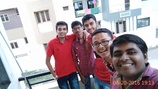
#> input picture imgs/m2.jpg, 158 x 89 px, shrunk from 2592 x 1458 before the run
$ python optimizer.py imgs/m2.jpg
#> lines starting #> are read from the running program, lines starting #| are printed output that depends on the picture
### utils.py
import numpy as np


def load_quantization_table(component):
    # Quantization Table for: Photoshop - (Save For Web 080)
    # (http://www.impulseadventure.com/photo/jpeg-quantization.html)
    if component == 'lum':
        q = np.array([[2, 2, 2, 2, 3, 4, 5, 6],
                      [2, 2, 2, 2, 3, 4, 5, 6],
                      [2, 2, 2, 2, 4, 5, 7, 9],
                      [2, 2, 2, 4, 5, 7, 9, 12],
                      [3, 3, 4, 5, 8, 10, 12, 12],
                      [4, 4, 5, 7, 10, 12, 12, 12],
                      [5, 5, 7, 9, 12, 12, 12, 12],
                      [6, 6, 9, 12, 12, 12, 12, 12]])
    elif component == 'chrom':
        q = np.array([[3, 3, 5, 9, 13, 15, 15, 15],
                      [3, 4, 6, 11, 14, 12, 12, 12],
                      [5, 6, 9, 14, 12, 12, 12, 12],
                      [9, 11, 14, 12, 12, 12, 12, 12],
                      [13, 14, 12, 12, 12, 12, 12, 12],
                      [15, 12, 12, 12, 12, 12, 12, 12],
                      [15, 12, 12, 12, 12, 12, 12, 12],
                      [15, 12, 12, 12, 12, 12, 12, 12]])
    else:
        raise ValueError((
            "component should be either 'lum' or 'chrom', "
            "but '{comp}' was found").format(comp=component))

    return q


def zigzag_points(rows, cols):
    # constants for directions
    UP, DOWN, RIGHT, LEFT, UP_RIGHT, DOWN_LEFT = range(6)

    # move the point in different directions
    def move(direction, point):
        return {
            UP: lambda point: (point[0] - 1, point[1]),
            DOWN: lambda point: (point[0] + 1, point[1]),
            LEFT: lambda point: (point[0], point[1] - 1),
            RIGHT: lambda point: (point[0], point[1] + 1),
            UP_RIGHT: lambda point: move(UP, move(RIGHT, point)),
            DOWN_LEFT: lambda point: move(DOWN, move(LEFT, point))
        }[direction](point)

    # return true if point is inside the block bounds
    def inbounds(point):
        return 0 <= point[0] < rows and 0 <= point[1] < cols

    # start in the top-left cell
    point = (0, 0)

    # True when moving up-right, False when moving down-left
    move_up = True

    for i in range(rows * cols):
        yield point
        if move_up:
            if inbounds(move(UP_RIGHT, point)):
                point = move(UP_RIGHT, point)
            else:
                move_up = False
                if inbounds(move(RIGHT, point)):
                    point = move(RIGHT, point)
                else:
                    point = move(DOWN, point)
        else:
            if inbounds(move(DOWN_LEFT, point)):
                point = move(DOWN_LEFT, point)
            else:
                move_up = True
                if inbounds(move(DOWN, point)):
                    point = move(DOWN, point)
                else:
                    point = move(RIGHT, point)


def bits_required(n):
    n = abs(n)
    result = 0
    while n > 0:
        n >>= 1
        result += 1
    return result


def binstr_flip(binstr):
    # check if binstr is a binary string
    if not set(binstr).issubset('01'):
        raise ValueError("binstr should have only '0's and '1's")
    return ''.join(map(lambda c: '0' if c == '1' else '1', binstr))


def uint_to_binstr(number, size):
    return bin(number)[2:][-size:].zfill(size)


def int_to_binstr(n):
    if n == 0:
        return ''

    binstr = bin(abs(n))[2:]

    # change every 0 to 1 and vice verse when n is negative
    return binstr if n > 0 else binstr_flip(binstr)


def flatten(lst):
    return [item for sublist in lst for item in sublist]

### huffman.py
from queue import PriorityQueue


class HuffmanTree:

    class __Node:
        def __init__(self, value, freq, left_child, right_child):
            self.value = value
            self.freq = freq
            self.left_child = left_child
            self.right_child = right_child

        @classmethod
        def init_leaf(self, value, freq):
            return self(value, freq, None, None)

        @classmethod
        def init_node(self, left_child, right_child):
            freq = left_child.freq + right_child.freq
            return self(None, freq, left_child, right_child)

        def is_leaf(self):
            return self.value is not None

        # [4 lines left out: function __eq__, not called in this run]

        def __nq__(self, other):
            return not (self == other)

        def __lt__(self, other):
            return self.freq < other.freq

        def __le__(self, other):
            return self.freq < other.freq or self.freq == other.freq

        def __gt__(self, other):
            return not (self <= other)

        def __ge__(self, other):
            return not (self < other)

    def __init__(self, arr):
        q = PriorityQueue()

        # calculate frequencies and insert them into a priority queue
        for val, freq in self.__calc_freq(arr).items():
            q.put(self.__Node.init_leaf(val, freq))

        while q.qsize() >= 2:
            u = q.get()
            v = q.get()

            q.put(self.__Node.init_node(u, v))

        self.__root = q.get()

        # dictionaries to store huffman table
        self.__value_to_bitstring = dict()

    def value_to_bitstring_table(self):
        if len(self.__value_to_bitstring.keys()) == 0:
            self.__create_huffman_table()
        return self.__value_to_bitstring

    def __create_huffman_table(self):
        def tree_traverse(current_node, bitstring=''):
            if current_node is None:
                return
            if current_node.is_leaf():
                self.__value_to_bitstring[current_node.value] = bitstring
                return
            tree_traverse(current_node.left_child, bitstring + '0')
            tree_traverse(current_node.right_child, bitstring + '1')

        tree_traverse(self.__root)

    def __calc_freq(self, arr):
        freq_dict = dict()
        for elem in arr:
            if elem in freq_dict:
                freq_dict[elem] += 1
            else:
                freq_dict[elem] = 1
        return freq_dict

### optimizer.py
# from numba import jit, autojit
import argparse
import os
import math
import numpy as np
from utils import *
from scipy import fftpack
from PIL import Image
from huffman import HuffmanTree
import datetime

def img2arr(image):
    im_arr = np.fromstring(image.tobytes(), dtype=np.uint8)
    dep = (int) (im_arr.size / (image.size[0] * image.size[1]))
    if dep > 1:
        im_arr = im_arr.reshape((image.size[1], image.size[0], dep))
    else:
        im_arr = im_arr.reshape((image.size[1], image.size[0]))
    return im_arr


def quantize(block, component):
    q = load_quantization_table(component)
    return (block / q).round().astype(np.int32)


def block_to_zigzag(block):
    return np.array([block[point] for point in zigzag_points(*block.shape)])

# @autojit
def run_length_encode(arr):
    # determine where the sequence is ending prematurely
    last_nonzero = -1
    for i, elem in enumerate(arr):
        if elem != 0:
            last_nonzero = i

    # each symbol is a (RUNLENGTH, SIZE) tuple
    symbols = []

    # values are binary representations of array elements using SIZE bits
    values = []

    run_length = 0

    for i, elem in enumerate(arr):
        if i > last_nonzero:
            symbols.append((0, 0))
            values.append(int_to_binstr(0))
            break
        elif elem == 0 and run_length < 15:
            run_length += 1
        else:
            size = bits_required(elem)
            symbols.append((run_length, size))
            values.append(int_to_binstr(elem))
            run_length = 0
    return symbols, values


# [51 lines left out: function write_to_file, not called in this run]

class JPEGFileReader:
    TABLE_SIZE_BITS = 16
    BLOCKS_COUNT_BITS = 32

    DC_CODE_LENGTH_BITS = 4
    CATEGORY_BITS = 4

    AC_CODE_LENGTH_BITS = 8
    RUN_LENGTH_BITS = 4
    SIZE_BITS = 4

    def __init__(self, filepath):
        self.__file = open(filepath, 'r')

    # [35 lines left out: functions read_int, read_dc_table, read_ac_table, not called in this run]

    def read_blocks_count(self):
        return self.__read_uint(self.BLOCKS_COUNT_BITS)

    # @autojit
    # [12 lines left out: functions read_huffman_code, __read_uint, not called in this run]

    def __read_str(self, length):
        return self.__file.read(length)

    def __read_char(self):
        return self.__read_str(1)

    def __int2(self, bin_num):
        return int(bin_num, 2)


# [45 lines left out: function read_image_file, not called in this run]


# @autojit
def zigzag_to_block(zigzag):
    # assuming that the width and the height of the block are equal
    rows = cols = int(math.sqrt(len(zigzag)))

    if rows * cols != len(zigzag):
        raise ValueError("length of zigzag should be a perfect square")

    block = np.empty((rows, cols), np.int32)

    for i, point in enumerate(zigzag_points(rows, cols)):
        block[point] = zigzag[i]

    return block


def dequantize(block, component):
    q = load_quantization_table(component)
    return block * q


def main():
    start = datetime.datetime.now()
    parser = argparse.ArgumentParser()
    parser.add_argument("input", help="path to the input image")
    # parser.add_argument("output", help="path to the output image")
    args = parser.parse_args()

    input_file = args.input
    # output_file = args.output
    tole = len(input_file)
    poi = 0
    for i in input_file:
        if i != ".":
            poi += 1
        else:
            break
    exte = input_file[poi + 1:]
    print("exte : ", exte)
    image = Image.open(input_file)
#> image is the input picture: PIL image 158x89 RGB; mean R, G, B 168.9, 154.8, 161
    input_file = input_file[:poi]
    or_img = img2arr(image)
    print("original image shape : ", or_img.shape)
#| original image shape :  (89, 158, 3)
    ycbcr = image.convert('YCbCr')
#> ycbcr: PIL image 158x89 YCbCr; mean of channels 0, 1, 2 159.3, 128.3, 134.1
    npmat = np.array(ycbcr, dtype=np.uint8)
    rows, cols = npmat.shape[0], npmat.shape[1]
#> rows = 89; cols = 158
    orows, ocols = rows, cols
#> orows = 89; ocols = 158
    print("old shape : ", orows, " * ", ocols)
#| old shape :  89  *  158
    rows = int(rows / 8) * 8
#> rows = 88
    cols = int(cols / 8) * 8
#> cols = 152
    # npmat.reshape((rows, cols, 3)) WRONG
    npmat = npmat[0:rows, 0:cols, :]
#> npmat: shape (88, 152, 3); mean of channels 0, 1, 2 157.8, 128.1, 134.4
    print("new shape : ", npmat.shape[0]," * ", npmat.shape[1])
#| new shape :  88  *  152

    # block size: 8x8
    """
    if rows % 8 == cols % 8 == 0:
        blocks_count = rows // 8 * cols // 8
    else:
    	if rows % 8 != 0 and cols % 8 != 0:
    		blocks_count = int(rows / 8) * int(cols / 8)
    """
    print(rows / 8, cols / 8, int(rows / 8), int(cols / 8))
#| 11.0 19.0 11 19
    blocks_count = int(rows / 8) * int(cols / 8)
#> blocks_count = 209

    # raise ValueError(("the width and height of the image should both be mutiples of 8"))
    print("blocks_count : ", blocks_count)
#| blocks_count :  209
    # dc is the top-left cell of the block, ac are all the other cells
    dc = np.empty((blocks_count, 3), dtype=np.int32)
    ac = np.empty((blocks_count, 63, 3), dtype=np.int32)
    print("rows", rows, " cols ", cols)
#| rows 88  cols  152
    for i in range(0, rows, 8):
        for j in range(0, cols, 8):
            try:
                block_index += 1
            except NameError:
                block_index = 0

            for k in range(3):
                # split 8x8 block and center the data range on zero
                # [0, 255] --> [-128, 127]
                block = npmat[i:i+8, j:j+8, k] - 128

                dct_matrix = fftpack.dct(block, norm='ortho')
                quant_matrix = quantize(dct_matrix,
                                        'lum' if k == 0 else 'chrom')
                # print("P")
                zz = block_to_zigzag(quant_matrix)
                # print("Q")

                dc[block_index, k] = zz[0]
                ac[block_index, :, k] = zz[1:]
#> ac: shape (209, 63, 3) int32; mean of channels 0, 1, 2 15.1, 4.6, 5
#> after the loop, dc = 209 rows, first 8: [177, 30, 180], [177, 120, 60], [177, 0, 30], [177, 61, 120], [168, 239, 91], [147, 210, 180], [160, 120, 30], [178, 0, 0]
        # print("ENCODING_Outer")
    H_DC_Y = HuffmanTree(np.vectorize(bits_required)(dc[:, 0]))
#> the loop in __init__, `for val, freq in self.__calc_freq(arr).items():` made 4 passes
#> (val, freq) on passes 1 to 4: (8, 128), (7, 26), (6, 5), (9, 50)
#> the loop in __init__, `while q.qsize() >= 2:` made 3 passes
    H_DC_C = HuffmanTree(np.vectorize(bits_required)(dc[:, 1:].flat))
#> the loop in __init__ (call 2), `for val, freq in self.__calc_freq(arr).items():` made 9 passes
#> (val, freq) on passes 1 to 9: (5, 34), (8, 167), (7, 63), (6, 48), (0, 11), (3, 33), (4, 37), (2, 16), (1, 9)
#> the loop in __init__ (call 2), `while q.qsize() >= 2:` made 8 passes
    H_AC_Y = HuffmanTree(
            flatten(run_length_encode(ac[i, :, 0])[0]
                    for i in range(blocks_count)))
#> the loop in run_length_encode, `for i, elem in enumerate(arr):` made 63 passes
#> elem on passes 1 to 12: 0, 177, 178, 0, 1, 0, 0, 0, 178, 119, 0, 0
#> the loop in run_length_encode, `for i, elem in enumerate(arr):` made 36 passes
#> the loop in run_length_encode (call 2), `for i, elem in enumerate(arr):` made 63 passes
#> elem on passes 1 to 12: 0, 178, 178, 0, 0, 0, -1, 1, 179, 118, 0, -1
#> the loop in run_length_encode (call 2), `for i, elem in enumerate(arr):` made 49 passes
    H_AC_C = HuffmanTree(
            flatten(run_length_encode(ac[i, :, j])[0]
                    for i in range(blocks_count) for j in [1, 2]))

    tables = {'dc_y': H_DC_Y.value_to_bitstring_table(),
              'ac_y': H_AC_Y.value_to_bitstring_table(),
              'dc_c': H_DC_C.value_to_bitstring_table(),
              'ac_c': H_AC_C.value_to_bitstring_table()}

    # print("B")
    print("ENCODING DONE................................................")
    print("time passed : ", ((datetime.datetime.now() - start).seconds) / 60, " minutes")
    # write_to_file(output_file, dc, ac, blocks_count, tables)
    # print("C")
    # assuming that the block is a 8x8 square
    block_side = 8

    # [6 lines of commented-out code are left out]

    npmat = np.empty(or_img.shape, dtype=np.uint8)

    """
    for block_index in range(blocks_count):
        i = block_index // blocks_per_line * block_side
        j = block_index % blocks_per_line * block_side

        for c in range(3):
            zigzag = [dc[block_index, c]] + list(ac[block_index, :, c])
            quant_matrix = zigzag_to_block(zigzag)
            dct_matrix = dequantize(quant_matrix, 'lum' if c == 0 else 'chrom')
            block = fftpack.idct(dct_matrix, norm='ortho')
            npmat[i:i+8, j:j+8, c] = block + 128
    """
    # block_index = 0
    i, j = 0, 0
    print("rows : ", rows, " cols : ", cols)
#| rows :  88  cols :  152
    for i in range(0, rows, 8):
        # print("DECODING_Outer")
        for j in range(0, cols, 8):
            try:
                block_index1 += 1
            except NameError:
                block_index1 = 0

            for c in range(3):
                zigzag = [dc[block_index1, c]] + list(ac[block_index1, :, c])
                quant_matrix = zigzag_to_block(zigzag)
                dct_matrix = dequantize(quant_matrix, 'lum' if c == 0 else 'chrom')
                block = fftpack.idct(dct_matrix, norm='ortho')
                npmat[i:i+8, j:j+8, c] = block + 128
#> npmat: shape (89, 158, 3); mean of channels 0, 1, 2 152.2, 126.1, 132.2

    image = Image.fromarray(npmat, 'YCbCr')
    image = image.convert('RGB')
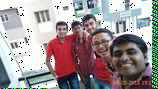
#> image: PIL image 158x89 RGB; mean R, G, B 158.5, 149.3, 150.6
    npmat[-(orows - rows):,-(ocols - cols):,:] = or_img[-(orows - rows):,-(ocols - cols):,:]
#> npmat: shape (89, 158, 3); mean of channels 0, 1, 2 152.2, 126.1, 132.1
    # image.show()
    print("DONE. time passed : ", ((datetime.datetime.now() - start).seconds) / 60, " minutes")
    output_file = input_file + "_opti_by_pkikani." + exte
    image.save(output_file)

if __name__ == "__main__":
    main()
